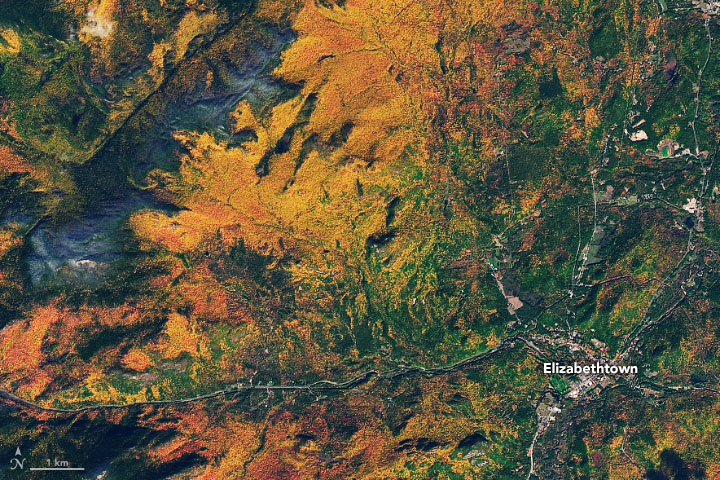
#> input picture images/fall.jpg, 720 x 480 px
$ python color_analysis.py
#> lines starting #> are read from the running program, lines starting #| are printed output that depends on the picture; after the words box and inside, x2 and y2 are one past the last pixel; in counts of white or black regions, pixels touching at a corner belong together; long printed decimals are rounded
import cv2
import numpy as np

image = cv2.imread("images/fall.jpg")
#> image is the input picture: shape (480, 720, 3); mean B, G, R 61.2, 85.4, 93.1
# lower and upper range of color, in BGR! (reverse of RGB)
lower_range = [6, 33, 95] # dark red
upper_range = [95, 255, 255] # bright yellow

# create NumPy arrays from the boundaries
lower = np.array(lower_range, dtype = "uint8")
upper = np.array(upper_range, dtype = "uint8")
# find the colors within the specified boundaries and apply
# the mask
mask = cv2.inRange(image, lower, upper)
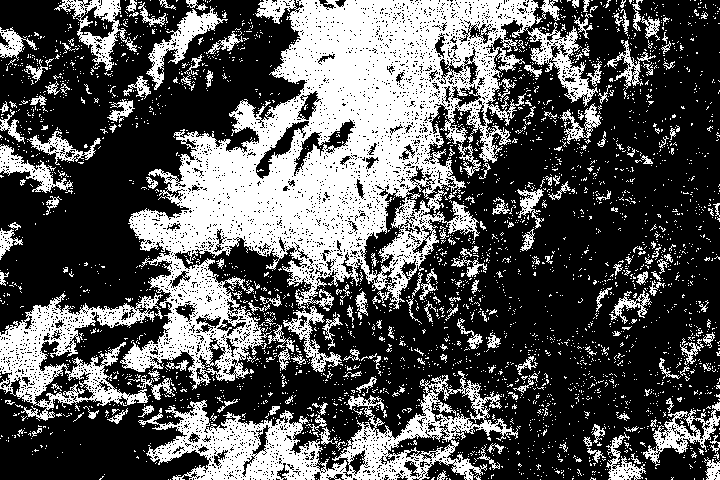
#> mask: shape (480, 720); 34.2% white; 3257 white regions (3064 under 20 px), largest, box (x1, y1, x2, y2) and area: (120, 0, 598, 390) 67710, (138, 371, 518, 480) 13536, (0, 293, 163, 421) 7506
output = cv2.bitwise_and(image, image, mask = mask)
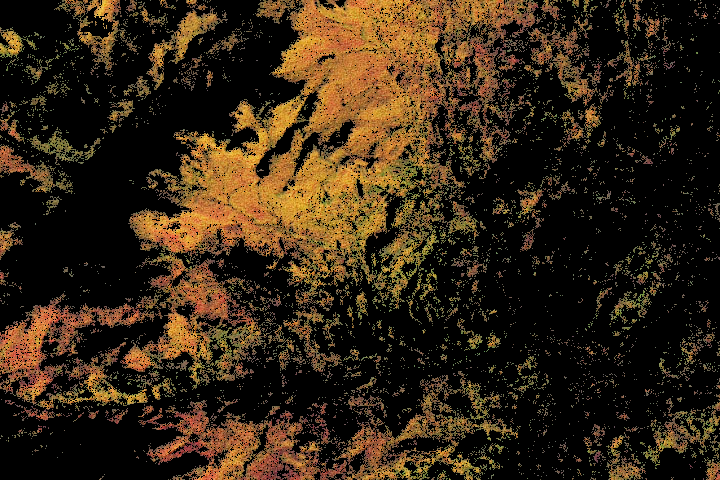
#> output: shape (480, 720, 3); mean B, G, R 20.7, 37.9, 52.8
pixel_count = cv2.countNonZero(mask)/(image.size/3)
#> pixel_count = 0.342
print('pixel percentage:', pixel_count * 100)
#| pixel percentage: 34.226
# show the images
cv2.imshow("images", np.hstack([image, output]))
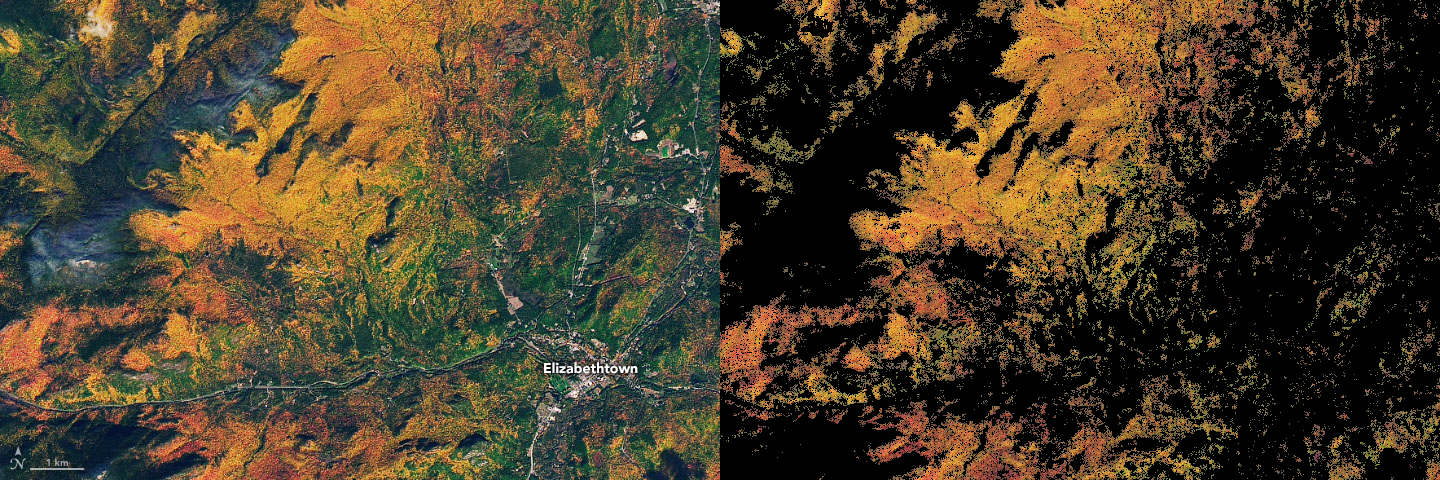
#> window 'images': shape (480, 1440, 3); mean B, G, R 41, 61.7, 72.9
cv2.waitKey(0)
